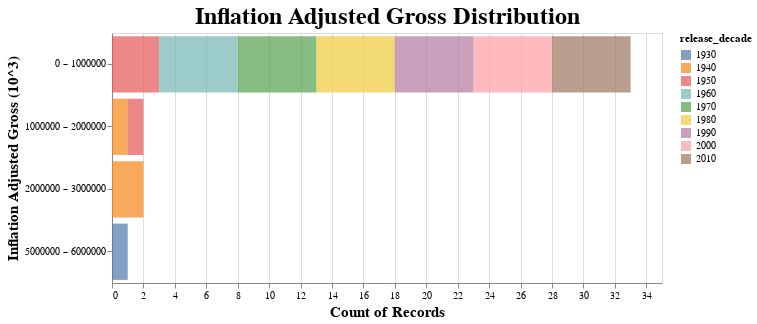

The code cell stored with this chart in its notebook:
### Code cell
plot_histogram(lowest_grossing_decade_df)

### Figure 1 — Vega-Lite specification as saved in the notebook (floating-point values rounded to 4 significant figures)
{"config": {"view": {"continuousWidth": 400, "continuousHeight": 300}, "axis": {"labelFontSize": 10, "titleFontSize": 15}, "title": {"fontSize": 24}}, "data": {"name": "data-af308dd7fab21aabdbc240adebb4071e"}, "mark": {"type": "bar", "opacity": 0.7}, "encoding": {"color": {"field": "release_decade", "legend": {"title": "release_decade"}, "type": "nominal"}, "x": {"aggregate": "count", "stack": true, "type": "quantitative"}, "y": {"axis": {"title": "Inflation Adjusted Gross (10^3)"}, "bin": {"maxbins": 10}, "field": "feature_display", "type": "nominal"}}, "height": 250, "title": "Inflation Adjusted Gross Distribution", "width": 550, "$schema": "https://vega.github.io/schema/vega-lite/v4.17.0.json", "datasets": {"data-af308dd7fab21aabdbc240adebb4071e": [{"movie_title": "Amy", "release_decade": 1980, "release_year": 1981, "release_month": 3, "total_gross": 0.0, "inflation_adjusted_gross": 0.0, "director": null, "MPAA_rating": null, "genre": "Drama", "hero-actor": null, "hero": null, "villain-actor": null, "villain": null, "song": null, "feature_display": 0.0}, {"movie_title": "The Many Adventures of Winnie the Pooh", "release_decade": 1970, "release_year": 1977, "release_month": 3, "total_gross": 0.0, "inflation_adjusted_gross": 0.0, "director": "Wolfgang Reitherman", "MPAA_rating": null, "genre": null, "hero-actor": null, "hero": "Winnie the Pooh", "villain-actor": null, "villain": null, "song": "Winnie the Pooh", "feature_display": 0.0}, {"movie_title": "Condorman", "release_decade": 1980, "release_year": 1981, "release_month": 8, "total_gross": 0.0, "inflation_adjusted_gross": 0.0, "director": null, "MPAA_rating": null, "genre": "Action", "hero-actor": null, "hero": null, "villain-actor": null, "villain": null, "song": null, "feature_display": 0.0}, {"movie_title": "Frank McKlusky C.I.", "release_decade": 2000, "release_year": 2002, "release_month": 1, "total_gross": 0.0, "inflation_adjusted_gross": 0.0, "director": null, "MPAA_rating": null, "genre": null, "hero-actor": null, "hero": null, "villain-actor": null, "villain": null, "song": null, "feature_display": 0.0}, {"movie_title": "Zokkomon", "release_decade": 2010, "release_year": 2011, "release_month": 4, "total_gross": 2815.0, "inflation_adjusted_gross": 2984.0, "director": null, "MPAA_rating": "PG", "genre": "Adventure", "hero-actor": null, "hero": null, "villain-actor": null, "villain": null, "song": null, "feature_display": 2.984}, {"movie_title": "Walt and El Grupo", "release_decade": 2000, "release_year": 2009, "release_month": 9, "total_gross": 20520.0, "inflation_adjusted_gross": 23060.0, "director": null, "MPAA_rating": "PG", "genre": "Documentary", "hero-actor": null, "hero": null, "villain-actor": null, "villain": null, "song": null, "feature_display": 23.06}, {"movie_title": "Gedo Senki (Tales from Earthsea)", "release_decade": 2010, "release_year": 2010, "release_month": 8, "total_gross": 48660.0, "inflation_adjusted_gross": 51990.0, "director": null, "MPAA_rating": "PG-13", "genre": "Adventure", "hero-actor": null, "hero": null, "villain-actor": null, "villain": null, "song": null, "feature_display": 51.99}, {"movie_title": "The War at Home", "release_decade": 1990, "release_year": 1996, "release_month": 11, "total_gross": 34370.0, "inflation_adjusted_gross": 65540.0, "director": null, "MPAA_rating": "R", "genre": null, "hero-actor": null, "hero": null, "villain-actor": null, "villain": null, "song": null, "feature_display": 65.54}, {"movie_title": "An Alan Smithee Film: Burn Hollywood …", "release_decade": 1990, "release_year": 1998, "release_month": 2, "total_gross": 45780.0, "inflation_adjusted_gross": 82280.0, "director": null, "MPAA_rating": "R", "genre": "Comedy", "hero-actor": null, "hero": null, "villain-actor": null, "villain": null, "song": null, "feature_display": 82.28}, {"movie_title": "Waking Sleeping Beauty", "release_decade": 2010, "release_year": 2010, "release_month": 3, "total_gross": 80740.0, "inflation_adjusted_gross": 86260.0, "director": null, "MPAA_rating": "PG", "genre": "Documentary", "hero-actor": null, "hero": null, "villain-actor": null, "villain": null, "song": null, "feature_display": 86.26}, {"movie_title": "It's Pat", "release_decade": 1990, "release_year": 1994, "release_month": 8, "total_gross": 60820.0, "inflation_adjusted_gross": 125700.0, "director": null, "MPAA_rating": null, "genre": "Comedy", "hero-actor": null, "hero": null, "villain-actor": null, "villain": null, "song": null, "feature_display": 125.7}, {"movie_title": "Goal! 2: Living the Dream...", "release_decade": 2000, "release_year": 2008, "release_month": 8, "total_gross": 225100.0, "inflation_adjusted_gross": 264200.0, "director": null, "MPAA_rating": "PG-13", "genre": "Drama", "hero-actor": null, "hero": null, "villain-actor": null, "villain": null, "song": null, "feature_display": 264.2}, {"movie_title": "Breakfast of Champions", "release_decade": 1990, "release_year": 1999, "release_month": 9, "total_gross": 178300.0, "inflation_adjusted_gross": 295900.0, "director": null, "MPAA_rating": "R", "genre": "Comedy", "hero-actor": null, "hero": null, "villain-actor": null, "villain": null, "song": null, "feature_display": 295.9}, {"movie_title": "Morning Light", "release_decade": 2000, "release_year": 2008, "release_month": 10, "total_gross": 275100.0, "inflation_adjusted_gross": 323000.0, "director": null, "MPAA_rating": "PG", "genre": "Documentary", "hero-actor": null, "hero": null, "villain-actor": null, "villain": null, "song": null, "feature_display": 323.0}, {"movie_title": "High Heels and Low Lifes", "release_decade": 2000, "release_year": 2001, "release_month": 10, "total_gross": 226800.0, "inflation_adjusted_gross": 337800.0, "director": null, "MPAA_rating": "R", "genre": null, "hero-actor": null, "hero": null, "villain-actor": null, "villain": null, "song": null, "feature_display": 337.8}, {"movie_title": "Endurance", "release_decade": 1990, "release_year": 1999, "release_month": 5, "total_gross": 229100.0, "inflation_adjusted_gross": 380200.0, "director": null, "MPAA_rating": "PG", "genre": null, "hero-actor": null, "hero": null, "villain-actor": null, "villain": null, "song": null, "feature_display": 380.2}, {"movie_title": "Running Brave", "release_decade": 1980, "release_year": 1983, "release_month": 11, "total_gross": 1205000.0, "inflation_adjusted_gross": 3224000.0, "director": null, "MPAA_rating": null, "genre": "Drama", "hero-actor": null, "hero": null, "villain-actor": null, "villain": null, "song": null, "feature_display": 3224.0}, {"movie_title": "The Fifth Estate", "release_decade": 2010, "release_year": 2013, "release_month": 10, "total_gross": 3254000.0, "inflation_adjusted_gross": 3374000.0, "director": null, "MPAA_rating": "R", "genre": "Drama", "hero-actor": null, "hero": null, "villain-actor": null, "villain": null, "song": null, "feature_display": 3374.0}, {"movie_title": "Kaze Tachinu", "release_decade": 2010, "release_year": 2013, "release_month": 11, "total_gross": 5202000.0, "inflation_adjusted_gross": 5367000.0, "director": null, "MPAA_rating": "PG-13", "genre": "Drama", "hero-actor": null, "hero": null, "villain-actor": null, "villain": null, "song": null, "feature_display": 5367.0}, {"movie_title": "Midnight Madness", "release_decade": 1980, "release_year": 1980, "release_month": 2, "total_gross": 2900000.0, "inflation_adjusted_gross": 9088000.0, "director": null, "MPAA_rating": null, "genre": null, "hero-actor": null, "hero": null, "villain-actor": null, "villain": null, "song": null, "feature_display": 9088.0}, {"movie_title": "My Science Project", "release_decade": 1980, "release_year": 1985, "release_month": 8, "total_gross": 4100000.0, "inflation_adjusted_gross": 9736000.0, "director": null, "MPAA_rating": null, "genre": "Comedy", "hero-actor": null, "hero": null, "villain-actor": null, "villain": null, "song": null, "feature_display": 9736.0}, {"movie_title": "Sleeping Beauty", "release_decade": 1950, "release_year": 1959, "release_month": 1, "total_gross": 9465000.0, "inflation_adjusted_gross": 21510000.0, "director": "Clyde Geronimi", "MPAA_rating": null, "genre": "Drama", "hero-actor": "Mary Costa", "hero": "Aurora", "villain-actor": "Eleanor Audley", "villain": "Maleficent", "song": "Once Upon a Dream", "feature_display": 21510.0}, {"movie_title": "Bedknobs and Broomsticks", "release_decade": 1970, "release_year": 1971, "release_month": 10, "total_gross": 17870000.0, "inflation_adjusted_gross": 91310000.0, "director": null, "MPAA_rating": null, "genre": "Musical", "hero-actor": null, "hero": null, "villain-actor": null, "villain": null, "song": null, "feature_display": 91310.0}, {"movie_title": "Freaky Friday", "release_decade": 1970, "release_year": 1977, "release_month": 1, "total_gross": 25940000.0, "inflation_adjusted_gross": 98070000.0, "director": null, "MPAA_rating": null, "genre": "Comedy", "hero-actor": null, "hero": null, "villain-actor": null, "villain": null, "song": null, "feature_display": 98070.0}, {"movie_title": "The Boatniks", "release_decade": 1970, "release_year": 1970, "release_month": 7, "total_gross": 18610000.0, "inflation_adjusted_gross": 101200000.0, "director": null, "MPAA_rating": null, "genre": "Comedy", "hero-actor": null, "hero": null, "villain-actor": null, "villain": null, "song": null, "feature_display": 101200.0}, {"movie_title": "Herbie Goes to Monte Carlo", "release_decade": 1970, "release_year": 1977, "release_month": 6, "total_gross": 28000000.0, "inflation_adjusted_gross": 105800000.0, "director": null, "MPAA_rating": null, "genre": null, "hero-actor": null, "hero": null, "villain-actor": null, "villain": null, "song": null, "feature_display": 105800.0}, {"movie_title": "Bon Voyage!", "release_decade": 1960, "release_year": 1962, "release_month": 5, "total_gross": 9231000.0, "inflation_adjusted_gross": 109600000.0, "director": null, "MPAA_rating": "Not Rated", "genre": "Comedy", "hero-actor": null, "hero": null, "villain-actor": null, "villain": null, "song": null, "feature_display": 109600.0}, {"movie_title": "Babes in Toyland", "release_decade": 1960, "release_year": 1961, "release_month": 12, "total_gross": 10220000.0, "inflation_adjusted_gross": 124800000.0, "director": null, "MPAA_rating": "G", "genre": "Musical", "hero-actor": null, "hero": null, "villain-actor": null, "villain": null, "song": null, "feature_display": 124800.0}, {"movie_title": "Blackbeard's Ghost", "release_decade": 1960, "release_year": 1968, "release_month": 2, "total_gross": 21540000.0, "inflation_adjusted_gross": 138600000.0, "director": null, "MPAA_rating": null, "genre": "Comedy", "hero-actor": null, "hero": null, "villain-actor": null, "villain": null, "song": null, "feature_display": 138600.0}, {"movie_title": "The Sword in the Stone", "release_decade": 1960, "release_year": 1963, "release_month": 12, "total_gross": 22180000.0, "inflation_adjusted_gross": 153900000.0, "director": "Wolfgang Reitherman", "MPAA_rating": null, "genre": "Adventure", "hero-actor": null, "hero": "Arthur", "villain-actor": "Martha Wentworth", "villain": "Madam Mim", "song": "Higitus Figitus\r\n", "feature_display": 153900.0}, {"movie_title": "The Absent Minded Professor", "release_decade": 1960, "release_year": 1961, "release_month": 3, "total_gross": 25380000.0, "inflation_adjusted_gross": 310100000.0, "director": null, "MPAA_rating": null, "genre": "Comedy", "hero-actor": null, "hero": null, "villain-actor": null, "villain": null, "song": null, "feature_display": 310100.0}, {"movie_title": "20,000 Leagues Under the Sea", "release_decade": 1950, "release_year": 1954, "release_month": 12, "total_gross": 28200000.0, "inflation_adjusted_gross": 528300000.0, "director": null, "MPAA_rating": null, "genre": "Adventure", "hero-actor": null, "hero": null, "villain-actor": null, "villain": null, "song": null, "feature_display": 528300.0}, {"movie_title": "Cinderella", "release_decade": 1950, "release_year": 1950, "release_month": 2, "total_gross": 85000000.0, "inflation_adjusted_gross": 920600000.0, "director": "Wilfred Jackson", "MPAA_rating": "G", "genre": "Drama", "hero-actor": "Ilene Woods", "hero": "Cinderella", "villain-actor": "Eleanor Audley; Susanne Blakeslee", "villain": "Lady Tremaine", "song": "Bibbidi-Bobbidi-Boo", "feature_display": 920600.0}, {"movie_title": "Song of the South", "release_decade": 1940, "release_year": 1946, "release_month": 11, "total_gross": 65000000.0, "inflation_adjusted_gross": 1079000000.0, "director": null, "MPAA_rating": "G", "genre": "Adventure", "hero-actor": null, "hero": null, "villain-actor": null, "villain": null, "song": null, "feature_display": 1079000.0}, {"movie_title": "Lady and the Tramp", "release_decade": 1950, "release_year": 1955, "release_month": 6, "total_gross": 93600000.0, "inflation_adjusted_gross": 1236000000.0, "director": "Hamilton Luske", "MPAA_rating": "G", "genre": "Drama", "hero-actor": null, "hero": "Lady and Tramp", "villain-actor": null, "villain": "Si and Am", "song": "Bella Notte", "feature_display": 1236000.0}, {"movie_title": "Fantasia", "release_decade": 1940, "release_year": 1940, "release_month": 11, "total_gross": 83320000.0, "inflation_adjusted_gross": 2187000000.0, "director": "full credits", "MPAA_rating": "G", "genre": "Musical", "hero-actor": null, "hero": null, "villain-actor": "Corey Burton", "villain": "Chernabog", "song": null, "feature_display": 2187000.0}, {"movie_title": "Pinocchio", "release_decade": 1940, "release_year": 1940, "release_month": 2, "total_gross": 84300000.0, "inflation_adjusted_gross": 2188000000.0, "director": "Ben Sharpsteen", "MPAA_rating": "G", "genre": "Adventure", "hero-actor": "Dickie Jones", "hero": "Pinocchio", "villain-actor": "Charles Judels", "villain": "Stromboli", "song": "When You Wish upon a Star", "feature_display": 2188000.0}, {"movie_title": "Snow White and the Seven Dwarfs", "release_decade": 1930, "release_year": 1937, "release_month": 12, "total_gross": 184900000.0, "inflation_adjusted_gross": 5229000000.0, "director": "David Hand", "MPAA_rating": "G", "genre": "Musical", "hero-actor": "Adriana Caselotti", "hero": "Snow White", "villain-actor": null, "villain": "Evil Queen", "song": "Some Day My Prince Will Come", "feature_display": 5229000.0}]}}
